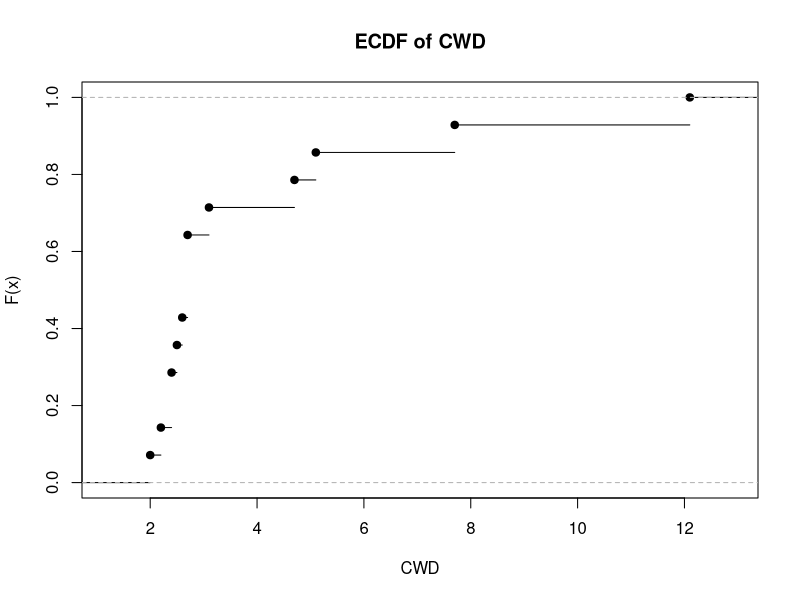
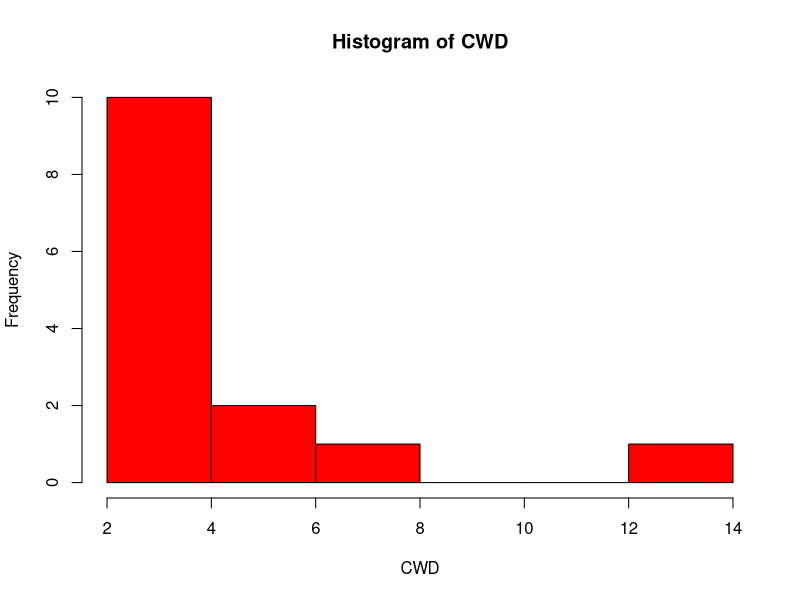
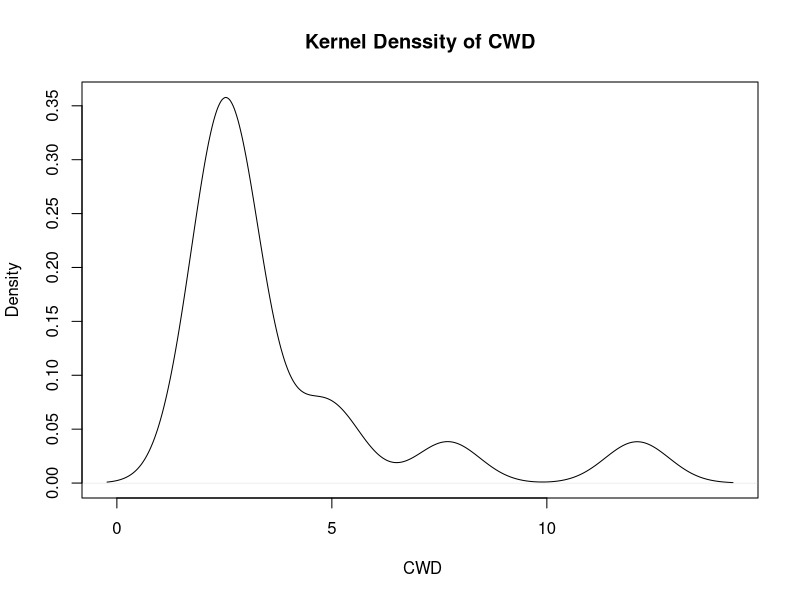
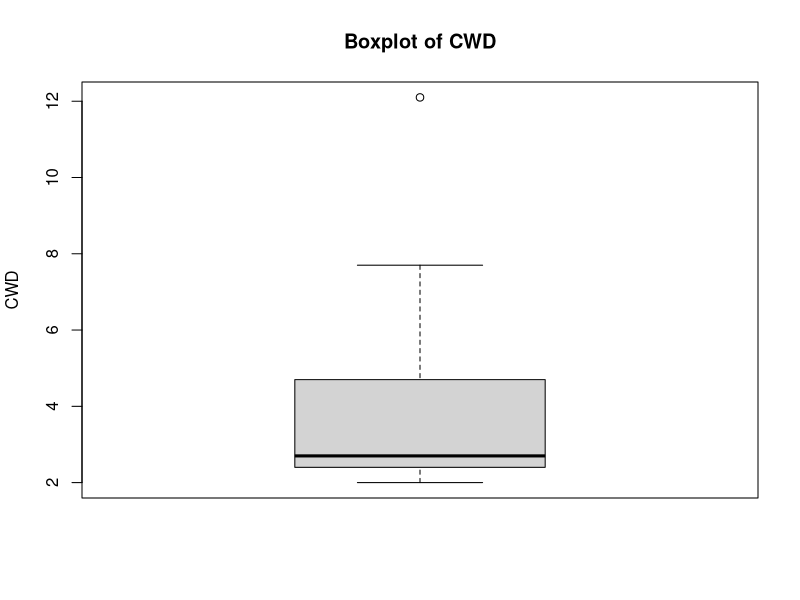
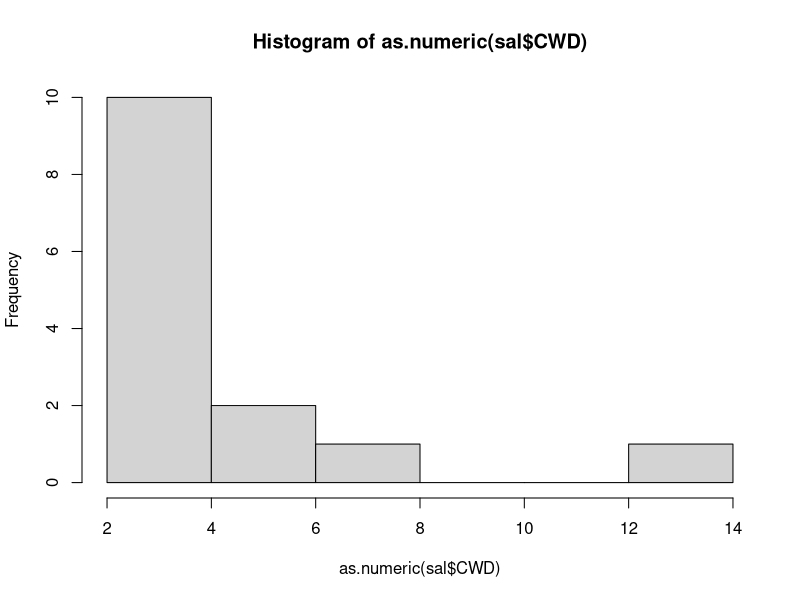
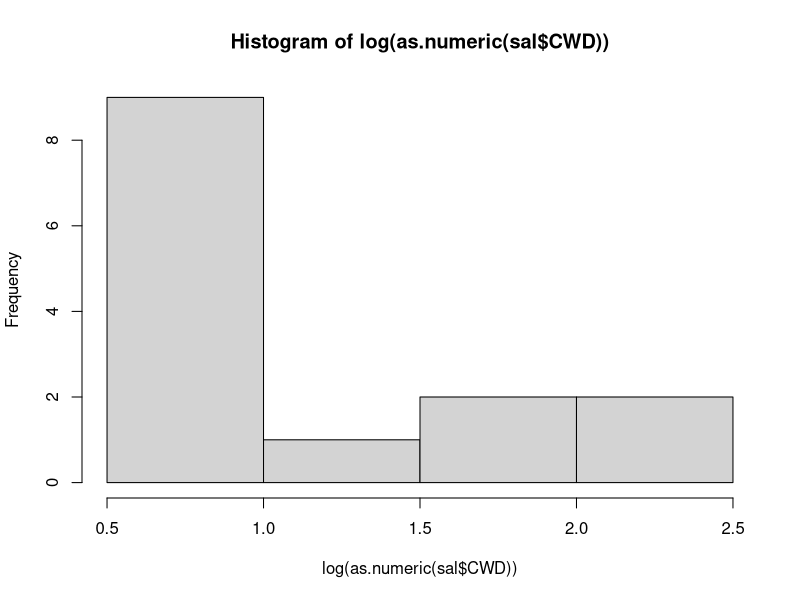
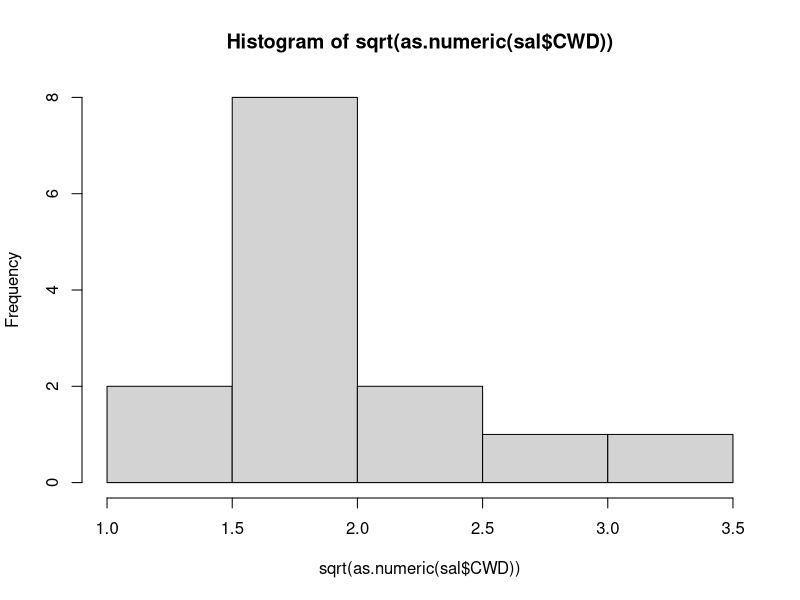

Reproduce these figures in R, in order.
## ---- chunk 1
#a
sal <- read.table("salamanders.txt")
sal
View(sal)

#b
# structures
str(sal)


# number of rows
nrow(sal)

# number of columns/variables
ncol(sal)

# c
colnames(sal) <- sal[1, ]

sal <- sal[-1, ]


View(sal)
## ---- chunk 2
# a

std_dev <- sd(sal$CWD)

std_dev

avg <- mean(as.numeric(sal$CWD))
avg

cv <- std_dev/avg *100

cv

# b

iqr <- IQR(sal$CWD)

## ---- chunk 3
# a
# ecdf graph
plot(ecdf(as.numeric(sal$CWD)), 
     main = "ECDF of CWD",
     xlab = "CWD",
     ylab = "F(x)")


# b
# histogram
hist(as.numeric(sal$CWD),
     main = "Histogram of CWD",
     xlab = "CWD",
     col = "red")

# c
plot(density(as.numeric(sal$CWD)),
     main = "Kernel Denssity of CWD",
     xlab = " CWD")

# d
boxplot(as.numeric(sal$CWD),
        main = "Boxplot of CWD",
        ylab = "CWD")

## ---- chunk 4

stat_vars <- sal[, c("abund", "fecund", "CWD")]

View(stat_vars)

stat_vars$abund <- as.numeric(stat_vars$abund)

stat_vars$fecund <- as.numeric(stat_vars$fecund)

stat_vars$CWD <- as.numeric(stat_vars$CWD)


# a
# covariance matrix
cov(stat_vars)

# b
# pearson's correlation matrix
cor(stat_vars, method = "pearson")

# c
# spearman correlation matrix
cor(stat_vars, method = "spearman")

## ---- chunk 5
hist(as.numeric(sal$CWD))

shapiro.test(as.numeric(sal$CWD))

hist(log(as.numeric(sal$CWD)))

hist(sqrt(as.numeric(sal$CWD)))

shapiro.test(log(as.numeric(sal$CWD)))


shapiro.test(sqrt(as.numeric(sal$CWD)))
## ---- chunk 6

sal_scaled <- scale(stat_vars)

sal_scaled

colMeans(sal_scaled)
